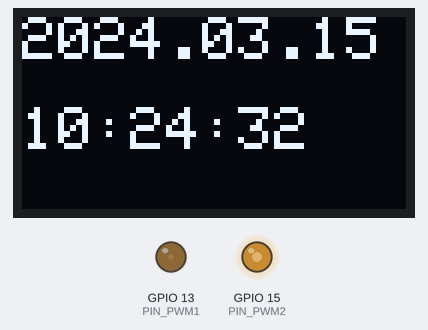
The sketch below on a simulated ESP32. Parts: 128×64 one-colour display, output pins drawn as LEDs (lit = HIGH). WiFi joins after 1.5 s; servers stay silent unless stated; the local clock reads 2024-03-15 10:24:30 at power-on unless the sketch sets it; what the sketch prints to the serial monitor is not drawn.

Above: at 2.7 s.
At 3.3 s:
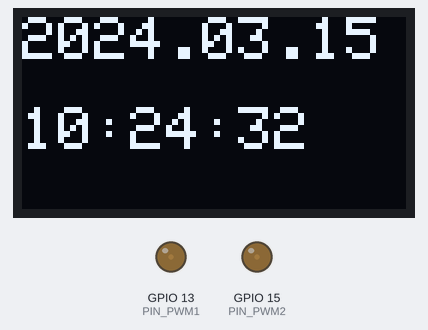
At 4.22 s:
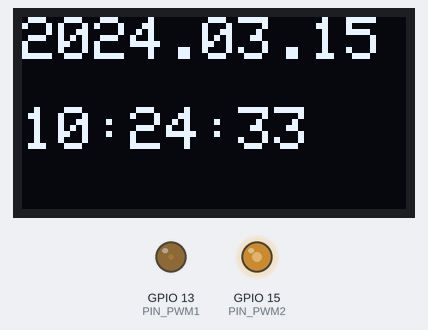
At 6.34 s:
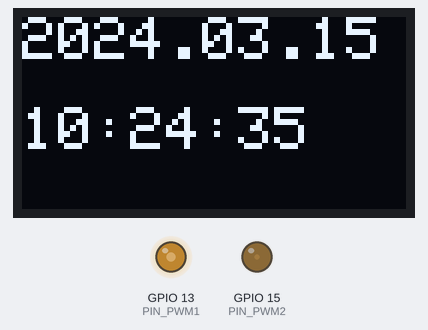
Timing chart, 0 to 6.2 s (numbered marks = the images above):
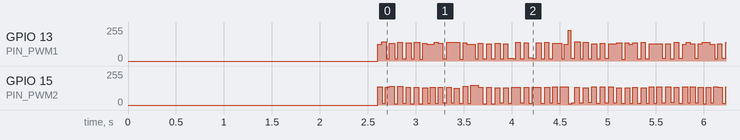

The sketch:

Lolin32_SignalProcess.ino
```cpp
#include "WifiNet.h"
#include "OledDisp.h"
#include "PwmSignal.h"


void setup() {
    Serial.begin(115200);
    delay(1000);
    setupWifi();
    oledInit();
    pwmInit();
}

void loop() {
    static uint32_t last = 0;

    struct tm timeinfo;

    if (millis() - last > 1000) {
        String dateStr, timeStr;
        if (getDateTime(dateStr, timeStr)) {
            displayText(dateStr, timeStr);
        }
        last = millis();
        Serial.print(timeStr);
        Serial.print(" / ");
        Serial.println(dateStr);
    }

    pwmUpdate();
}
```

Calculator.cpp
```cpp
// Calculator.cpp
#include <Arduino.h>
#include "Calculator.h"

#include <array>
#include <cmath>

constexpr int calc(int i) {
    return static_cast<int>(1000 * sin(i * M_PI / 180.0));
}

constexpr std::array<int, 90> makeTable() {
    std::array<int, 90> table = {};
    for (int i = 0; i < 90; i++) {
        table[i] = calc(i);
    }
    return table;
}

constexpr auto sinTable = makeTable();

int sinIntDegrees(int degrees) {
	// Convert degrees to radians
	float radians = degrees * (PI / 180.0);
	// Calculate sine value and scale it to an integer range (e.g., -1000 to 1000)
	int sineValue = (int)(sin(radians) * 1000.0);
	return sineValue;
}
```

Calculator.h
```cpp
// Calculator.h
#ifndef CALCULATOR_H
#define CALCULATOR_H
#include <Arduino.h>
int sinIntDegrees(int degrees);

#endif
```

OledDisp.cpp
```cpp
// OledDisp.cpp
#include "OledDisp.h"
#include <Wire.h>
#include <Adafruit_GFX.h>
#include <Adafruit_SSD1306.h>

const int sdaPin = 19; // SDA pin
const int sclPin = 22; // SCL pin

#define SCREEN_WIDTH 128
#define SCREEN_HEIGHT 64

Adafruit_SSD1306 display(SCREEN_WIDTH, SCREEN_HEIGHT, &Wire, -1);

void oledInit() {
    Wire.begin(sdaPin, sclPin); // SDA, SCL

    display.begin(SSD1306_SWITCHCAPVCC, 0x3C);
    display.clearDisplay();
    display.setTextColor(SSD1306_WHITE);
}

void displayText(const String& text1, const String& text2)
{
    display.clearDisplay();

    display.setTextSize(2);
    display.setCursor(0, 0);
    display.println(text1.c_str());

    display.setCursor(0, 30);
    display.println(text2.c_str());

    display.display();
}
```

OledDisp.h
```cpp
// OledDisp.h
#ifndef OLED_DISP_H
#define OLED_DISP_H
#include <Arduino.h>

void oledInit();
void displayText(const String& text1, const String& text2);

#endif
```

PwmSignal.cpp
```cpp
// PwmSignal.cpp

#include "PwmSignal.h"
#include <Arduino.h>


#define PIN_PWM1 13
#define PIN_PWM2 15


//#define PWM_FREQ 80000
#define PWM_FREQ 50000
#define PWM_RES 10

const int MaxValuePWM = (1 << PWM_RES) - 1;
int periodSign1 = 1181;
int periodSign2 = 1321;

int sinTable[90];

static int fastSin(int deg) {
    deg %= 360;
    if (deg < 0) deg += 360;

    if (deg < 90) return sinTable[deg];
    if (deg < 180) return sinTable[180 - deg];
    if (deg < 270) return -sinTable[deg - 180];
    return -sinTable[360 - deg];
}

void pwmInit() {
    // init sine table
    for (int i = 0; i < 90; i++) {
        sinTable[i] = (int)(1000.0 * sin(i * PI / 180.0));
    }

    ledcAttach(PIN_PWM1, PWM_FREQ, PWM_RES);
    ledcAttach(PIN_PWM2, PWM_FREQ, PWM_RES);

    ledcWrite(PIN_PWM1, 0);
    ledcWrite(PIN_PWM2, 0);

}

void pwmUpdate() {
    uint32_t t = micros();

    // T1 = 1 ms
    float phase1 = (t % periodSign1) * 360.0 / 1000.0;

    // T2 = 8/7 ms ≈ 1143 us
    float phase2 = (t % periodSign2) * 360.0 / 1143.0;

    int s1 = fastSin((int)phase1);
    int s2 = fastSin((int)phase2);

    int pwm1 = (s1 + 1000) / 2;
    int pwm2 = (s2 + 1000) / 2;

    pwm1 = map(pwm1, 0, 1000, 0, MaxValuePWM);
    pwm2 = map(pwm2, 0, 1000, 0, MaxValuePWM);

    ledcWrite(PIN_PWM1, pwm1);
    ledcWrite(PIN_PWM2, pwm2);
}
```

PwmSignal.h
```cpp
// PwmSignal.h
#ifndef PWM_SIGNAL_H
#define PWM_SIGNAL_H

void pwmInit();
void pwmUpdate();

#endif
```

WifiNet.cpp
```cpp
// WifiNet.cpp
#include "WifiNet.h"

#include <WiFi.h>

#include <time.h>

// ---------- WiFi ----------
const char* ssid = "ASUS_98_2G";
const char* password = "LiDoDa#959285$";
//const char* ssid     = "HUAWEI P30";
//const char* password = "6381bf07b666";

struct tm timeinfoFirst;
uint32_t initTimeUpdate = 0;

// ---------- Time ----------
void setupTime() {
    configTime(3600, 0, "pool.ntp.org");
    if (getLocalTime(&timeinfoFirst)) {
		initTimeUpdate = millis();
    }
}

bool getLocalTimeNow(struct tm* ti) {
	*ti = timeinfoFirst;
    uint32_t offsetMS = millis() - initTimeUpdate;
	int secAdd = offsetMS / 1000;
	int secMin = secAdd + ti->tm_sec;
	ti->tm_sec = (secAdd + ti->tm_sec) % 60;
	int minAdd = secMin / 60 + ti->tm_min;
	ti->tm_min = minAdd % 60;
	int hourAdd = minAdd / 60 + ti->tm_hour;
	ti->tm_hour = hourAdd % 24;
    if(hourAdd / 24 > 0) {
        if (getLocalTime(&timeinfoFirst)) {
            initTimeUpdate = millis();
        }
        *ti = timeinfoFirst;
	}
    return true;
}


void setupWifi() {


    WiFi.begin(ssid, password);
    Serial.print("Connecting");

    while (WiFi.status() != WL_CONNECTED) {
        delay(500);
        Serial.print(".");
    }

    Serial.println("\nConnected!");
    Serial.println(WiFi.localIP());

    setupTime();
}

bool getDateTime(String& dateStrIn, String& timeStrIn) {

	dateStrIn = "";
	timeStrIn = "";
    // ---- Time ----
    struct tm timeinfo;
    if (getLocalTimeNow(&timeinfo)) {

        char dateStr[20];
        char timeStr[20];

        sprintf(dateStr, "%04d.%02d.%02d",
            timeinfo.tm_year + 1900,
            timeinfo.tm_mon + 1,
            timeinfo.tm_mday);

        sprintf(timeStr, "%02d:%02d:%02d",
            timeinfo.tm_hour,
            timeinfo.tm_min,
            timeinfo.tm_sec);
		dateStrIn = String(dateStr);
		timeStrIn = String(timeStr);
		return true;
    }
	return false;
}

bool getTimeInfo(struct tm* timeinfo) {
    return getLocalTime(timeinfo);
}
```

WifiNet.h
```cpp
// WifiNet.h
#ifndef WIFI_NET_H
#define WIFI_NET_H

#include <Arduino.h>
#include <time.h>

void setupWifi();
bool getDateTime(String& dateStrIn, String& timeStrIn);
bool getTimeInfo(struct tm* timeinfo);

#endif
```
